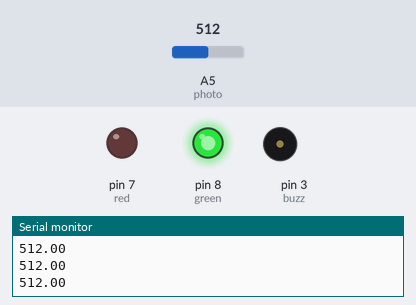
Bench run of a sketch on a simulated Arduino Uno, built with avr-gcc and run on an emulated ATmega328P. Shown: output pins drawn as LEDs (lit = HIGH), buzzer (waves = sounding, pin HIGH), the last lines printed to the serial monitor. The test bench sets the inputs (shaded band); at power-on: A5 (photo) = 512.

Above: at 1.2 s.
1.3 s: A5 (photo) set to 931
2.8 s: A5 (photo) set to 949
At 4.1 s:
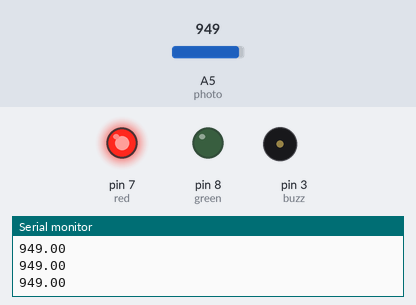
4.4 s: A5 (photo) set to 930
At 5.8 s:
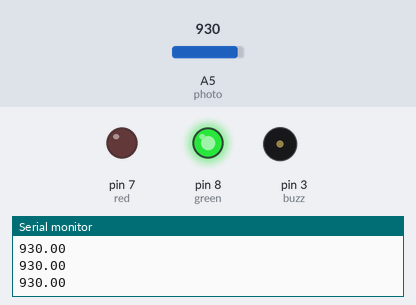
6.1 s: A5 (photo) set to 950
At 7.3 s:
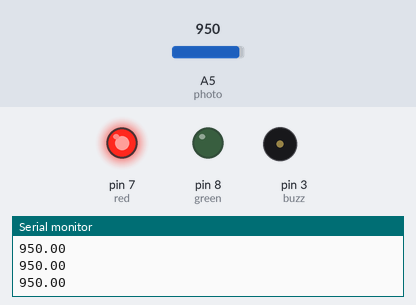
Timing chart, 0 to 8.7 s (numbered marks = the images above; inputs shaded):
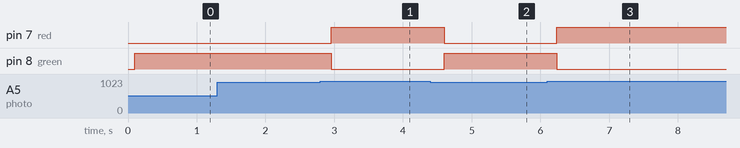

The sketch:

Photoresistor.ino
```cpp
int photo=A5;
int green=8;
int red=7;
int wait= 100;
float readV;
int buzz=3;


void setup() {
  // put your setup code here, to run once:
pinMode(photo, INPUT);
pinMode(green, OUTPUT);
pinMode(red, OUTPUT);
pinMode(buzz, OUTPUT);
Serial.begin(9600);

}

void loop() {
  // put your main code here, to run repeatedly:
  readV=analogRead(photo);
  Serial.println(readV);
  delay(wait);
  if(readV>=940.){
    digitalWrite(red, HIGH);
    digitalWrite(green, LOW);

  }
  else{
    digitalWrite(green, HIGH);
    digitalWrite(red, LOW);
  }

  digitalWrite(buzz, HIGH);
  delayMicroseconds(readV);
  digitalWrite(buzz, LOW);
  delayMicroseconds(readV);


}
```

Measured:
- the behaviour switches between 939 and 940 on A5 (photo) (found by bisection; images 0 and 1)
- after the input at 2.8 s, pin 7 (red): LOW → HIGH after 0.16 s; pin 8 (green): HIGH → LOW after 0.16 s
- after the input at 4.4 s, pin 7 (red): HIGH → LOW after 0.20 s; pin 8 (green): LOW → HIGH after 0.20 s
- after the input at 6.1 s, pin 7 (red): LOW → HIGH after 0.14 s; pin 8 (green): HIGH → LOW after 0.14 s
